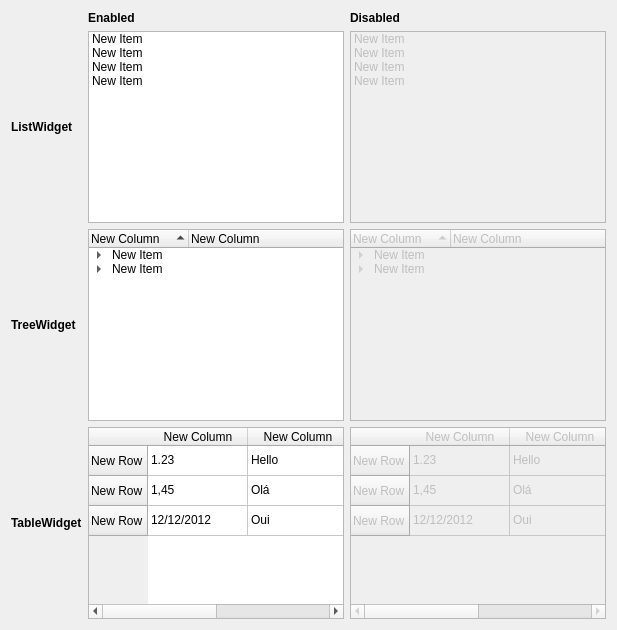
      <widget class="QWidget" name="ContainerWidgets">
       <attribute name="title">
        <string>Widgets</string>
       </attribute>
       <layout class="QGridLayout" name="gridLayout_7">
        <item row="1" column="2">
         <widget class="QListWidget" name="listWidget">
          <property name="minimumSize">
           <size>
            <width>0</width>
            <height>0</height>
           </size>
          </property>
          <property name="maximumSize">
           <size>
            <width>16777215</width>
            <height>16777215</height>
           </size>
          </property>
          <property name="toolTip">
           <string>This is a tool tip</string>
          </property>
          <property name="statusTip">
           <string>This is a status tip</string>
          </property>
          <property name="whatsThis">
           <string>This is &quot;what is this&quot;</string>
          </property>
          <item>
           <property name="text">
            <string>New Item</string>
           </property>
          </item>
          <item>
           <property name="text">
            <string>New Item</string>
           </property>
          </item>
          <item>
           <property name="text">
            <string>New Item</string>
           </property>
          </item>
          <item>
           <property name="text">
            <string>New Item</string>
           </property>
          </item>
         </widget>
        </item>
        <item row="3" column="2">
         <widget class="QTableWidget" name="tableWidget">
          <property name="minimumSize">
           <size>
            <width>0</width>
            <height>0</height>
           </size>
          </property>
          <property name="maximumSize">
           <size>
            <width>16777215</width>
            <height>16777215</height>
           </size>
          </property>
          <property name="toolTip">
           <string>This is a tool tip</string>
          </property>
          <property name="statusTip">
           <string>This is a status tip</string>
          </property>
          <property name="whatsThis">
           <string>This is &quot;what is this&quot;</string>
          </property>
          <row>
           <property name="text">
            <string>New Row</string>
           </property>
          </row>
          <row>
           <property name="text">
            <string>New Row</string>
           </property>
          </row>
          <row>
           <property name="text">
            <string>New Row</string>
           </property>
          </row>
          <column>
           <property name="text">
            <string>New Column</string>
           </property>
          </column>
          <column>
           <property name="text">
            <string>New Column</string>
           </property>
          </column>
          <item row="0" column="0">
           <property name="text">
            <string>1.23</string>
           </property>
          </item>
          <item row="0" column="1">
           <property name="text">
            <string>Hello</string>
           </property>
          </item>
          <item row="1" column="0">
           <property name="text">
            <string>1,45</string>
           </property>
          </item>
          <item row="1" column="1">
           <property name="text">
            <string>Olá</string>
           </property>
          </item>
          <item row="2" column="0">
           <property name="text">
            <string>12/12/2012</string>
           </property>
          </item>
          <item row="2" column="1">
           <property name="text">
            <string>Oui</string>
           </property>
          </item>
         </widget>
        </item>
        <item row="2" column="2">
         <widget class="QTreeWidget" name="treeWidget">
          <property name="minimumSize">
           <size>
            <width>0</width>
            <height>0</height>
           </size>
          </property>
          <property name="maximumSize">
           <size>
            <width>16777215</width>
            <height>16777215</height>
           </size>
          </property>
          <property name="toolTip">
           <string>This is a tool tip</string>
          </property>
          <property name="statusTip">
           <string>This is a status tip</string>
          </property>
          <property name="whatsThis">
           <string>This is &quot;what is this&quot;</string>
          </property>
          <property name="sortingEnabled">
           <bool>true</bool>
          </property>
          <column>
           <property name="text">
            <string>New Column</string>
           </property>
          </column>
          <column>
           <property name="text">
            <string>New Column</string>
           </property>
          </column>
          <item>
           <property name="text">
            <string>New Item</string>
           </property>
           <property name="text">
            <string/>
           </property>
           <item>
            <property name="text">
             <string>New Subitem</string>
            </property>
            <property name="text">
             <string>Test</string>
            </property>
            <item>
             <property name="text">
              <string>New Subitem</string>
             </property>
             <property name="text">
              <string/>
             </property>
            </item>
           </item>
          </item>
          <item>
           <property name="text">
            <string>New Item</string>
           </property>
           <property name="text">
            <string/>
           </property>
           <item>
            <property name="text">
             <string>New Subitem</string>
            </property>
           </item>
          </item>
         </widget>
        </item>
        <item row="3" column="1">
         <widget class="QLabel" name="label_58">
          <property name="minimumSize">
           <size>
            <width>0</width>
            <height>0</height>
           </size>
          </property>
          <property name="maximumSize">
           <size>
            <width>16777215</width>
            <height>16777215</height>
           </size>
          </property>
          <property name="font">
           <font>
            <weight>75</weight>
            <bold>true</bold>
           </font>
          </property>
          <property name="toolTip">
           <string>This is a tool tip</string>
          </property>
          <property name="statusTip">
           <string>This is a status tip</string>
          </property>
          <property name="whatsThis">
           <string>This is &quot;what is this&quot;</string>
          </property>
          <property name="text">
           <string>TableWidget</string>
          </property>
         </widget>
        </item>
        <item row="3" column="3">
         <widget class="QTableWidget" name="tableWidgetDis">
          <property name="enabled">
           <bool>false</bool>
          </property>
          <row>
           <property name="text">
            <string>New Row</string>
           </property>
          </row>
          <row>
           <property name="text">
            <string>New Row</string>
           </property>
          </row>
          <row>
           <property name="text">
            <string>New Row</string>
           </property>
          </row>
          <column>
           <property name="text">
            <string>New Column</string>
           </property>
          </column>
          <column>
           <property name="text">
            <string>New Column</string>
           </property>
          </column>
          <item row="0" column="0">
           <property name="text">
            <string>1.23</string>
           </property>
          </item>
          <item row="0" column="1">
           <property name="text">
            <string>Hello</string>
           </property>
          </item>
          <item row="1" column="0">
           <property name="text">
            <string>1,45</string>
           </property>
          </item>
          <item row="1" column="1">
           <property name="text">
            <string>Olá</string>
           </property>
          </item>
          <item row="2" column="0">
           <property name="text">
            <string>12/12/2012</string>
           </property>
          </item>
          <item row="2" column="1">
           <property name="text">
            <string>Oui</string>
           </property>
          </item>
         </widget>
        </item>
        <item row="1" column="3">
         <widget class="QListWidget" name="listWidgetDis">
          <property name="enabled">
           <bool>false</bool>
          </property>
          <item>
           <property name="text">
            <string>New Item</string>
           </property>
          </item>
          <item>
           <property name="text">
            <string>New Item</string>
           </property>
          </item>
          <item>
           <property name="text">
            <string>New Item</string>
           </property>
          </item>
          <item>
           <property name="text">
            <string>New Item</string>
           </property>
          </item>
         </widget>
        </item>
        <item row="2" column="1">
         <widget class="QLabel" name="label_57">
          <property name="minimumSize">
           <size>
            <width>0</width>
            <height>0</height>
           </size>
          </property>
          <property name="maximumSize">
           <size>
            <width>16777215</width>
            <height>16777215</height>
           </size>
          </property>
          <property name="font">
           <font>
            <weight>75</weight>
            <bold>true</bold>
           </font>
          </property>
          <property name="toolTip">
           <string>This is a tool tip</string>
          </property>
          <property name="statusTip">
           <string>This is a status tip</string>
          </property>
          <property name="whatsThis">
           <string>This is &quot;what is this&quot;</string>
          </property>
          <property name="text">
           <string>TreeWidget</string>
          </property>
         </widget>
        </item>
        <item row="1" column="1">
         <widget class="QLabel" name="label_56">
          <property name="minimumSize">
           <size>
            <width>0</width>
            <height>0</height>
           </size>
          </property>
          <property name="maximumSize">
           <size>
            <width>16777215</width>
            <height>16777215</height>
           </size>
          </property>
          <property name="font">
           <font>
            <weight>75</weight>
            <bold>true</bold>
           </font>
          </property>
          <property name="toolTip">
           <string>This is a tool tip</string>
          </property>
          <property name="statusTip">
           <string>This is a status tip</string>
          </property>
          <property name="whatsThis">
           <string>This is &quot;what is this&quot;</string>
          </property>
          <property name="text">
           <string>ListWidget</string>
          </property>
         </widget>
        </item>
        <item row="2" column="3">
         <widget class="QTreeWidget" name="treeWidgetDis">
          <property name="enabled">
           <bool>false</bool>
          </property>
          <property name="sortingEnabled">
           <bool>true</bool>
          </property>
          <column>
           <property name="text">
            <string>New Column</string>
           </property>
          </column>
          <column>
           <property name="text">
            <string>New Column</string>
           </property>
          </column>
          <item>
           <property name="text">
            <string>New Item</string>
           </property>
           <property name="text">
            <string/>
           </property>
           <item>
            <property name="text">
             <string>New Subitem</string>
            </property>
            <property name="text">
             <string>Test</string>
            </property>
            <item>
             <property name="text">
              <string>New Subitem</string>
             </property>
             <property name="text">
              <string/>
             </property>
            </item>
           </item>
          </item>
          <item>
           <property name="text">
            <string>New Item</string>
           </property>
           <item>
            <property name="text">
             <string>New Subitem</string>
            </property>
           </item>
          </item>
         </widget>
        </item>
        <item row="0" column="2">
         <widget class="QLabel" name="label_81">
          <property name="font">
           <font>
            <weight>75</weight>
            <bold>true</bold>
           </font>
          </property>
          <property name="text">
           <string>Enabled</string>
          </property>
         </widget>
        </item>
        <item row="0" column="3">
         <widget class="QLabel" name="label_82">
          <property name="font">
           <font>
            <weight>75</weight>
            <bold>true</bold>
           </font>
          </property>
          <property name="text">
           <string>Disabled</string>
          </property>
         </widget>
        </item>
       </layout>
      </widget>
